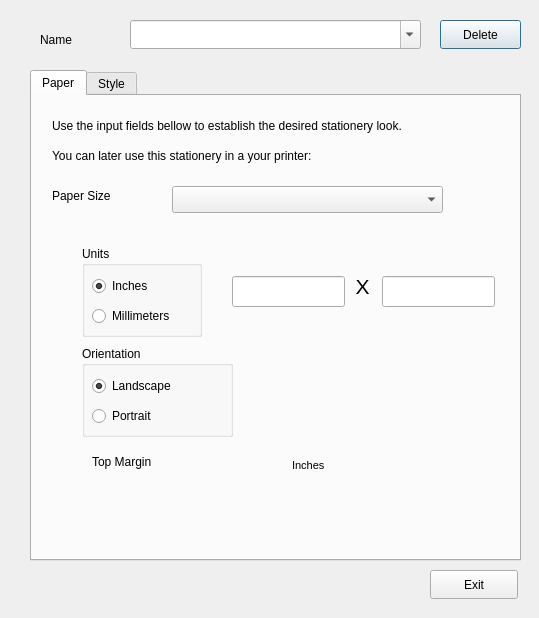
<?xml version="1.0" encoding="UTF-8"?>
<ui version="4.0">
 <class>PaperDialog</class>
 <widget class="QDialog" name="PaperDialog">
  <property name="geometry">
   <rect>
    <x>0</x>
    <y>0</y>
    <width>539</width>
    <height>618</height>
   </rect>
  </property>
  <property name="windowTitle">
   <string>Stationery</string>
  </property>
  <widget class="QTabWidget" name="tabWidget">
   <property name="geometry">
    <rect>
     <x>30</x>
     <y>70</y>
     <width>491</width>
     <height>491</height>
    </rect>
   </property>
   <property name="currentIndex">
    <number>0</number>
   </property>
   <widget class="QWidget" name="paperTab">
    <attribute name="title">
     <string>Paper</string>
    </attribute>
    <widget class="QLabel" name="label_5">
     <property name="geometry">
      <rect>
       <x>20</x>
       <y>20</y>
       <width>451</width>
       <height>19</height>
      </rect>
     </property>
     <property name="text">
      <string>Use the input fields bellow to establish the desired stationery look.</string>
     </property>
    </widget>
    <widget class="QLabel" name="label_6">
     <property name="geometry">
      <rect>
       <x>20</x>
       <y>50</y>
       <width>441</width>
       <height>19</height>
      </rect>
     </property>
     <property name="text">
      <string>You can later use this stationery in a your printer:</string>
     </property>
    </widget>
    <widget class="QComboBox" name="paperSizeComboBox">
     <property name="geometry">
      <rect>
       <x>140</x>
       <y>90</y>
       <width>271</width>
       <height>27</height>
      </rect>
     </property>
    </widget>
    <widget class="QLabel" name="label">
     <property name="geometry">
      <rect>
       <x>20</x>
       <y>90</y>
       <width>101</width>
       <height>19</height>
      </rect>
     </property>
     <property name="text">
      <string>Paper Size</string>
     </property>
    </widget>
    <widget class="QGroupBox" name="orientationGroupBox">
     <property name="geometry">
      <rect>
       <x>50</x>
       <y>250</y>
       <width>151</width>
       <height>91</height>
      </rect>
     </property>
     <property name="title">
      <string>Orientation</string>
     </property>
     <widget class="QRadioButton" name="landscapeRadioButton">
      <property name="geometry">
       <rect>
        <x>10</x>
        <y>25</y>
        <width>111</width>
        <height>30</height>
       </rect>
      </property>
      <property name="text">
       <string>Landscape</string>
      </property>
      <property name="checked">
       <bool>true</bool>
      </property>
     </widget>
     <widget class="QRadioButton" name="portraitRadioButton">
      <property name="geometry">
       <rect>
        <x>10</x>
        <y>55</y>
        <width>103</width>
        <height>30</height>
       </rect>
      </property>
      <property name="text">
       <string>Portrait</string>
      </property>
     </widget>
    </widget>
    <widget class="QLabel" name="label_7">
     <property name="geometry">
      <rect>
       <x>260</x>
       <y>360</y>
       <width>41</width>
       <height>19</height>
      </rect>
     </property>
     <property name="font">
      <font>
       <pointsize>8</pointsize>
      </font>
     </property>
     <property name="text">
      <string>Inches</string>
     </property>
    </widget>
    <widget class="QLabel" name="label_2">
     <property name="geometry">
      <rect>
       <x>60</x>
       <y>356</y>
       <width>91</width>
       <height>19</height>
      </rect>
     </property>
     <property name="text">
      <string>Top Margin</string>
     </property>
    </widget>
    <widget class="QLineEdit" name="customSizeW">
     <property name="geometry">
      <rect>
       <x>350</x>
       <y>180</y>
       <width>113</width>
       <height>31</height>
      </rect>
     </property>
    </widget>
    <widget class="QLineEdit" name="customSizeH">
     <property name="geometry">
      <rect>
       <x>200</x>
       <y>180</y>
       <width>113</width>
       <height>31</height>
      </rect>
     </property>
    </widget>
    <widget class="QGroupBox" name="groupBox_2">
     <property name="geometry">
      <rect>
       <x>50</x>
       <y>150</y>
       <width>120</width>
       <height>91</height>
      </rect>
     </property>
     <property name="title">
      <string>Units</string>
     </property>
     <widget class="QRadioButton" name="inchesRadioButton">
      <property name="geometry">
       <rect>
        <x>10</x>
        <y>25</y>
        <width>103</width>
        <height>30</height>
       </rect>
      </property>
      <property name="text">
       <string>Inches</string>
      </property>
      <property name="checked">
       <bool>true</bool>
      </property>
     </widget>
     <widget class="QRadioButton" name="mmRadioButton">
      <property name="geometry">
       <rect>
        <x>10</x>
        <y>55</y>
        <width>103</width>
        <height>30</height>
       </rect>
      </property>
      <property name="text">
       <string>Millimeters</string>
      </property>
     </widget>
    </widget>
    <widget class="QLabel" name="orientationLabel">
     <property name="geometry">
      <rect>
       <x>200</x>
       <y>260</y>
       <width>82</width>
       <height>82</height>
      </rect>
     </property>
     <property name="text">
      <string/>
     </property>
     <property name="alignment">
      <set>Qt::AlignRight|Qt::AlignTop|Qt::AlignTrailing</set>
     </property>
    </widget>
    <widget class="QLabel" name="label_4">
     <property name="geometry">
      <rect>
       <x>320</x>
       <y>180</y>
       <width>21</width>
       <height>21</height>
      </rect>
     </property>
     <property name="font">
      <font>
       <pointsize>16</pointsize>
      </font>
     </property>
     <property name="text">
      <string>X</string>
     </property>
     <property name="alignment">
      <set>Qt::AlignCenter</set>
     </property>
    </widget>
   </widget>
   <widget class="QWidget" name="styleTab">
    <attribute name="title">
     <string>Style</string>
    </attribute>
    <widget class="QCheckBox" name="feedHolesCheckBox">
     <property name="geometry">
      <rect>
       <x>20</x>
       <y>19</y>
       <width>151</width>
       <height>24</height>
      </rect>
     </property>
     <property name="text">
      <string>Tractor Feed Holes</string>
     </property>
     <property name="checked">
      <bool>true</bool>
     </property>
    </widget>
    <widget class="QLabel" name="colorLabel1">
     <property name="geometry">
      <rect>
       <x>25</x>
       <y>140</y>
       <width>141</width>
       <height>16</height>
      </rect>
     </property>
     <property name="text">
      <string>Custom Bars Color</string>
     </property>
    </widget>
    <widget class="QLabel" name="colorLabel2">
     <property name="geometry">
      <rect>
       <x>340</x>
       <y>140</y>
       <width>141</width>
       <height>16</height>
      </rect>
     </property>
     <property name="text">
      <string>(e.g., #f0fff0)</string>
     </property>
    </widget>
    <widget class="QComboBox" name="barsColorComboBox">
     <property name="geometry">
      <rect>
       <x>190</x>
       <y>88</y>
       <width>131</width>
       <height>27</height>
      </rect>
     </property>
    </widget>
    <widget class="QCheckBox" name="decorationCheckBox">
     <property name="geometry">
      <rect>
       <x>20</x>
       <y>50</y>
       <width>131</width>
       <height>24</height>
      </rect>
     </property>
     <property name="text">
      <string>Decorated</string>
     </property>
    </widget>
    <widget class="QLineEdit" name="customColor">
     <property name="geometry">
      <rect>
       <x>190</x>
       <y>130</y>
       <width>131</width>
       <height>33</height>
      </rect>
     </property>
     <property name="text">
      <string/>
     </property>
    </widget>
    <widget class="QLabel" name="label_9">
     <property name="geometry">
      <rect>
       <x>20</x>
       <y>99</y>
       <width>111</width>
       <height>19</height>
      </rect>
     </property>
     <property name="text">
      <string>Bars Color</string>
     </property>
    </widget>
   </widget>
  </widget>
  <widget class="QLabel" name="label_3">
   <property name="geometry">
    <rect>
     <x>40</x>
     <y>30</y>
     <width>91</width>
     <height>19</height>
    </rect>
   </property>
   <property name="text">
    <string>Name</string>
   </property>
  </widget>
  <widget class="QPushButton" name="deleteButton">
   <property name="geometry">
    <rect>
     <x>440</x>
     <y>20</y>
     <width>81</width>
     <height>29</height>
    </rect>
   </property>
   <property name="text">
    <string>Delete</string>
   </property>
  </widget>
  <widget class="QPushButton" name="cancelButton">
   <property name="geometry">
    <rect>
     <x>430</x>
     <y>570</y>
     <width>88</width>
     <height>29</height>
    </rect>
   </property>
   <property name="text">
    <string>Exit</string>
   </property>
  </widget>
  <widget class="QComboBox" name="stationeryNameComboBox">
   <property name="geometry">
    <rect>
     <x>130</x>
     <y>20</y>
     <width>291</width>
     <height>29</height>
    </rect>
   </property>
   <property name="editable">
    <bool>true</bool>
   </property>
  </widget>
 </widget>
 <tabstops>
  <tabstop>tabWidget</tabstop>
  <tabstop>paperSizeComboBox</tabstop>
  <tabstop>inchesRadioButton</tabstop>
  <tabstop>mmRadioButton</tabstop>
  <tabstop>landscapeRadioButton</tabstop>
  <tabstop>portraitRadioButton</tabstop>
  <tabstop>customSizeH</tabstop>
  <tabstop>customSizeW</tabstop>
  <tabstop>cancelButton</tabstop>
  <tabstop>deleteButton</tabstop>
  <tabstop>feedHolesCheckBox</tabstop>
  <tabstop>barsColorComboBox</tabstop>
  <tabstop>decorationCheckBox</tabstop>
  <tabstop>customColor</tabstop>
 </tabstops>
 <resources/>
 <connections/>
</ui>
